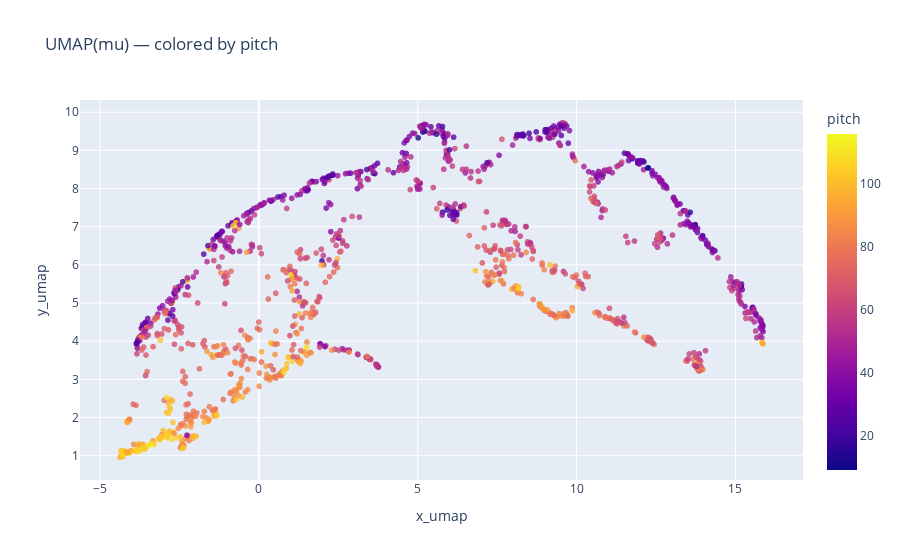

This figure's notebook cell:
### Code cell
fig = px.scatter(
    df,
    x="x_umap",
    y="y_umap",
    color="pitch",
    hover_data=["key", "family", "pitch"],
    title="UMAP(mu) — colored by pitch",
    opacity=0.8,
)
fig.update_traces(marker=dict(size=6))
fig.show()

### Figure 1 — Plotly figure (JSON) as saved in the notebook; plotly's stock layout.template omitted (floating-point values rounded to 4 significant figures; data arrays with more than 128 entries replaced by an {"elided": "..."} marker saying what was removed)
{"data": [{"customdata": {"elided": "1267x3 mixed values"}, "hovertemplate": "x_umap=%{x}<br>y_umap=%{y}<br>key=%{customdata[0]}<br>family=%{customdata[1]}<br>pitch=%{marker.color}<extra></extra>", "legendgroup": "", "marker": {"color": {"elided": "1267 int values"}, "coloraxis": "coloraxis", "opacity": 0.8, "size": 6, "symbol": "circle"}, "mode": "markers", "name": "", "showlegend": false, "type": "scattergl", "x": {"elided": "1267 float values"}, "xaxis": "x", "y": {"elided": "1267 float values"}, "yaxis": "y"}], "layout": {"coloraxis": {"colorbar": {"title": {"text": "pitch"}}, "colorscale": [[0, "#0d0887"], [0.1111, "#46039f"], [0.2222, "#7201a8"], [0.3333, "#9c179e"], [0.4444, "#bd3786"], [0.5556, "#d8576b"], [0.6667, "#ed7953"], [0.7778, "#fb9f3a"], [0.8889, "#fdca26"], [1, "#f0f921"]]}, "legend": {"tracegroupgap": 0}, "title": {"text": "UMAP(mu) — colored by pitch"}, "xaxis": {"anchor": "y", "domain": [0, 1], "title": {"text": "x_umap"}}, "yaxis": {"anchor": "x", "domain": [0, 1], "title": {"text": "y_umap"}}}}
